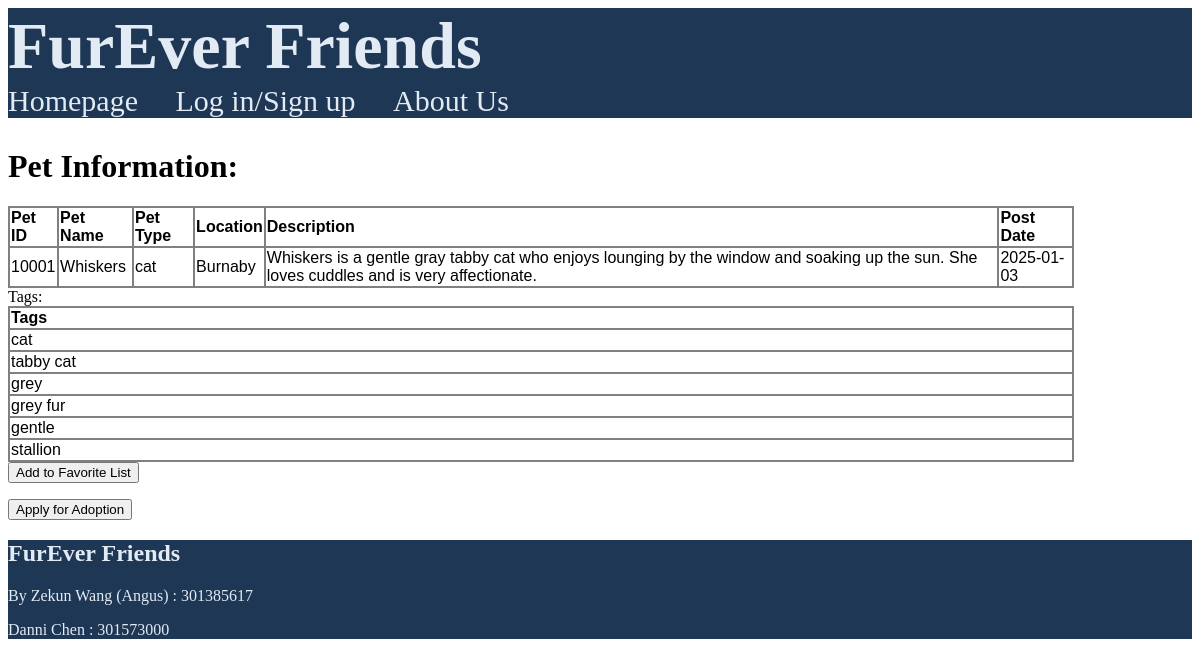
Page /public/pages/pet_information.php?edit=10001 on the committed database.
### tables this page shows
CREATE TABLE `pet` (
  `pet_id` int(5) NOT NULL,
  `pet_name` varchar(20) NOT NULL,
  `location` varchar(50) NOT NULL,
  `pet_type` varchar(20) NOT NULL,
  `post_date` date NOT NULL,
  `description` text NOT NULL
);

CREATE TABLE `tags` (
  `tag_id` int(5) NOT NULL,
  `content` varchar(20) NOT NULL
);

### public/pages/pet_information.php (the view, shortened to what this page needs)
<?php require_once("../../private/functions/initialization.php") ?>
<?php
require_once(ROOT_PATH . SHARED_PATH.'/header.php');
echo "<h1>Pet Information: </h1>";
if(isset($_GET['edit'])){
    $id = $_GET['edit'];
}
$general_query = "SELECT * FROM pet WHERE pet_id = ".$id;
$select_result = mysqli_query($connection, $general_query);
if(mysqli_num_rows($select_result) != 0){
    echo"<table class='resultTable'><tr>";
        echo "<td class='tableGrid'><p class='tableHeader'>Pet ID</p></td>";
        echo "<td class='tableGrid'><p class='tableHeader'>Pet Name</p></td>";
        echo "<td class='tableGrid'><p class='tableHeader'>Pet Type</p></td>";
        echo "<td class='tableGrid'><p class='tableHeader'>Location</p></td>";
        echo "<td class='tableGrid'><p class='tableHeader'>Description</p></td>";
        echo "<td class='tableGrid'><p class='tableHeader'>Post Date</p></td>";
    echo "</tr><tr>";
    while($row = mysqli_fetch_assoc($select_result)){
        echo "<td class='tableGrid'>". $row['pet_id']. "</td>";
        echo "<td class='tableGrid'>". $row['pet_name']. "</td>";
        echo "<td class='tableGrid'>". $row['pet_type']. "</td>";
        echo "<td class='tableGrid'>". $row['location']. "</td>";
        echo "<td class='tableGrid'>". $row['description']. "</td>";
        echo "<td class='tableGrid'>". $row['post_date']. "</td>";
        echo"</tr>";
    }
    echo"</table>";
}
else{
    echo"<tr>Result is empty!</tr>";
}
echo "Tags:";
$tag_query = "SELECT tags.content FROM tags LEFT JOIN pet_tags ON pet_tags.tag_id = tags.tag_id WHERE pet_tags.pet_id = ".$id;
$tag_result = mysqli_query($connection, $tag_query);
if(mysqli_num_rows($tag_result) != 0){
    echo"<table class='resultTable'><tr>";
        echo "<td class='tableGrid'><p class='tableHeader'>Tags</p></td>";
    echo "</tr><tr>";
    while($row = mysqli_fetch_assoc($tag_result)){
        echo "<td class='tableGrid'>". $row['content']. "</td>";
        echo"</tr>";
    }
    echo"</table>";
}
else{
    echo"<tr>Result is empty!</tr>";
}
echo '<form action="../../private/functions/add_favorite.php">
            <input type="submit" value="Add to Favorite List">
        </form>';
echo '<form action="apply_page.php">
        <input type="submit" value="Apply for Adoption">
      </form>';
require_once(ROOT_PATH . SHARED_PATH.'/footer.php');
?>

### rows in the picture
pet: pet_id "10001", pet_name "Whiskers", pet_type "cat", location "Burnaby", description "Whiskers is a gentle gray tabby cat who enjoys lounging by the window and soaking up the sun. She loves cuddles and is very affectionate.", post_date "2025-01-03"
tags: content "cat"
tags: content "tabby cat"
tags: content "grey"
tags: content "grey fur"
tags: content "gentle"
tags: content "stallion"
